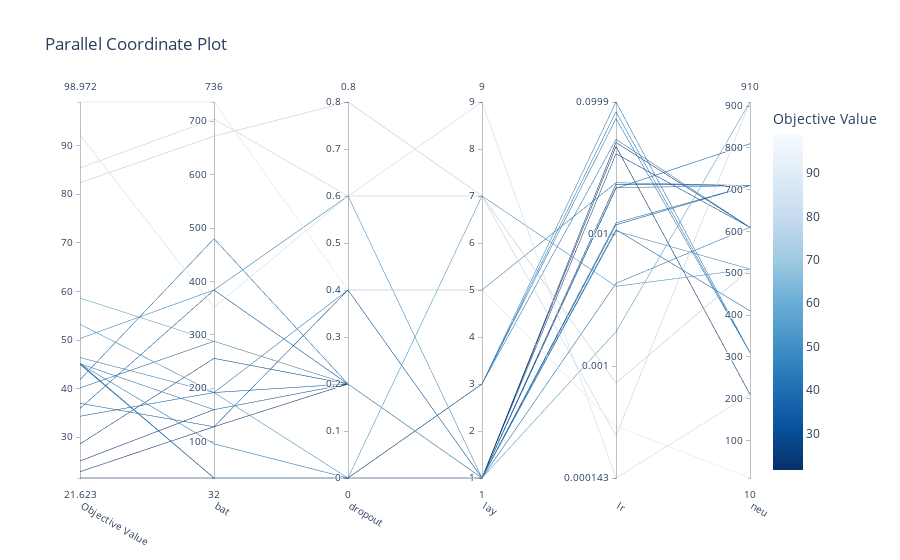
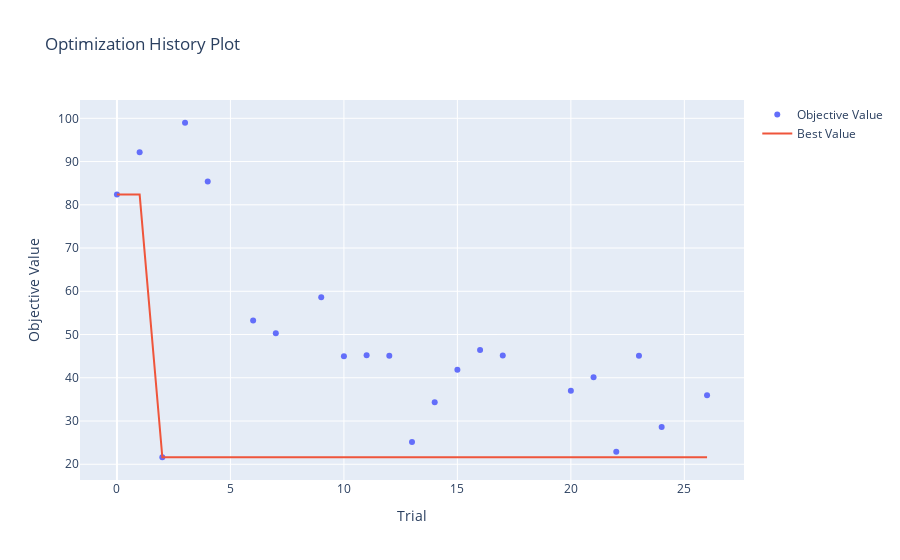
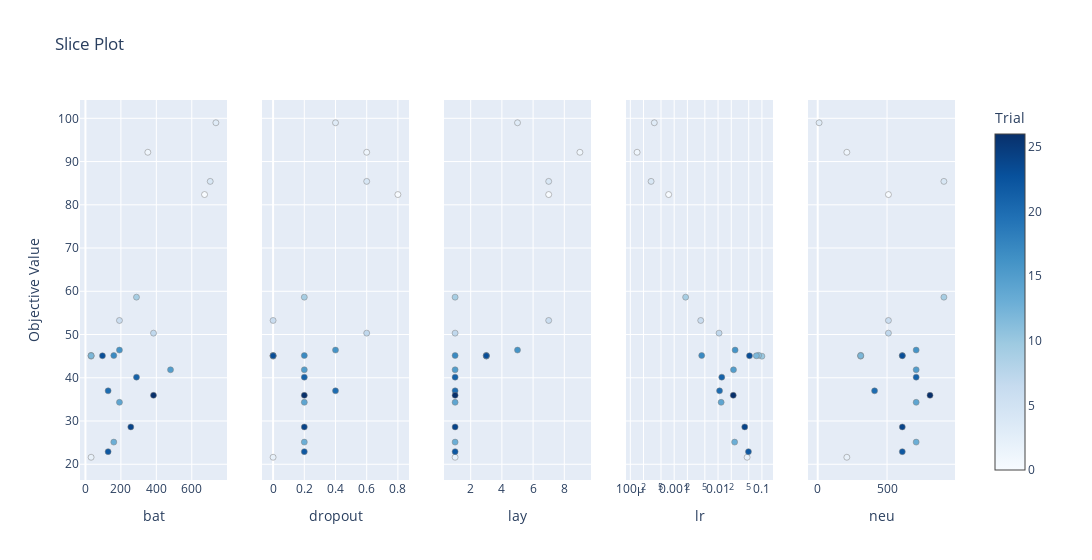
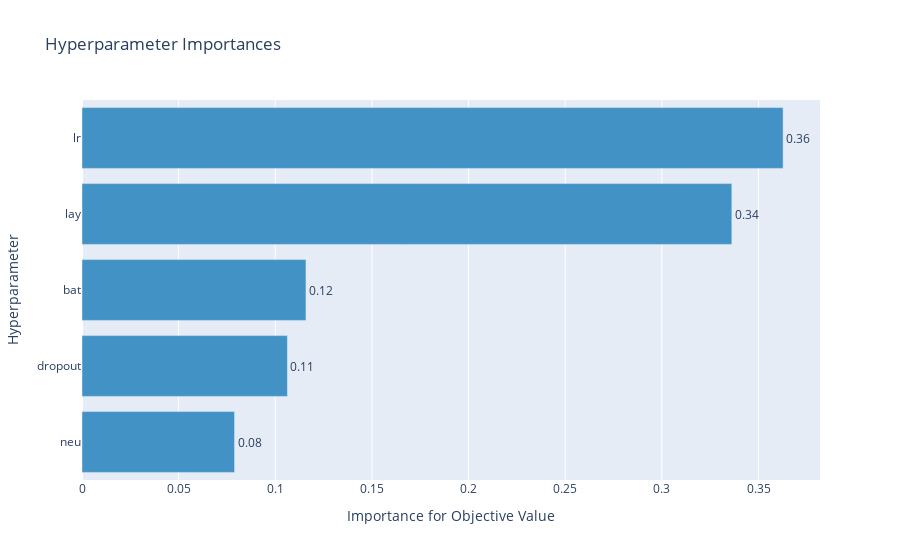

The cell these charts' notebook holds for them, in order:
### Code cell
from IPython.display import display
fig = optuna.visualization.plot_parallel_coordinate(study)
display(fig)
fig = optuna.visualization.plot_optimization_history(study)
display(fig)
fig = optuna.visualization.plot_slice(study)
display(fig)
fig = optuna.visualization.plot_param_importances(study)
display(fig)

### Figure 1 — Plotly figure (JSON) as saved in the notebook; plotly's stock layout.template omitted (floating-point values rounded to 4 significant figures)
{"data": [{"dimensions": [{"label": "Objective Value", "range": [21.62, 98.97], "values": [82.37, 92.15, 21.62, 98.97, 85.41, 53.25, 50.32, 58.64, 44.99, 45.18, 45.09, 25.12, 34.33, 41.85, 46.41, 45.14, 36.98, 40.15, 22.92, 45.09, 28.63, 35.94]}, {"label": "bat", "range": [32, 736], "values": [672, 352, 32, 736, 704, 192, 384, 288, 32, 32, 32, 160, 192, 480, 192, 160, 128, 288, 128, 96, 256, 384]}, {"label": "dropout", "range": [0, 0.8], "values": [0.8, 0.6, 0, 0.4, 0.6, 0, 0.6, 0.2, 0, 0, 0, 0.2, 0.2, 0.2, 0.4, 0.2, 0.4, 0.2, 0.2, 0, 0.2, 0.2]}, {"label": "lay", "range": [1, 9], "values": [7, 9, 1, 5, 7, 7, 1, 1, 3, 3, 3, 1, 1, 1, 5, 1, 1, 1, 1, 3, 1, 1]}, {"label": "lr", "range": [-3.846, -1.0], "ticktext": ["0.000143", "0.001", "0.01", "0.0999"], "tickvals": [-3.846, -3, -2, -1.0], "values": [-3.127, -3.846, -1.337, -3.453, -3.527, -2.395, -1.977, -2.739, -1.0, -1.075, -1.127, -1.622, -1.93, -1.648, -1.611, -2.373, -1.966, -1.915, -1.307, -1.283, -1.392, -1.654]}, {"label": "neu", "range": [10, 910], "values": [510, 210, 210, 10, 910, 510, 510, 910, 310, 310, 310, 710, 710, 710, 710, 610, 410, 710, 610, 610, 610, 810]}], "labelangle": 30, "labelside": "bottom", "line": {"color": [82.37, 92.15, 21.62, 98.97, 85.41, 53.25, 50.32, 58.64, 44.99, 45.18, 45.09, 25.12, 34.33, 41.85, 46.41, 45.14, 36.98, 40.15, 22.92, 45.09, 28.63, 35.94], "colorbar": {"title": {"text": "Objective Value"}}, "colorscale": [[0, "rgb(247,251,255)"], [0.125, "rgb(222,235,247)"], [0.25, "rgb(198,219,239)"], [0.375, "rgb(158,202,225)"], [0.5, "rgb(107,174,214)"], [0.625, "rgb(66,146,198)"], [0.75, "rgb(33,113,181)"], [0.875, "rgb(8,81,156)"], [1, "rgb(8,48,107)"]], "reversescale": true, "showscale": true}, "type": "parcoords"}], "layout": {"title": {"text": "Parallel Coordinate Plot"}}}

### Figure 2 — Plotly figure (JSON) as saved in the notebook; plotly's stock layout.template omitted (floating-point values rounded to 4 significant figures)
{"data": [{"mode": "markers", "name": "Objective Value", "type": "scatter", "x": [0, 1, 2, 3, 4, 6, 7, 9, 10, 11, 12, 13, 14, 15, 16, 17, 20, 21, 22, 23, 24, 26], "y": [82.37, 92.15, 21.62, 98.97, 85.41, 53.25, 50.32, 58.64, 44.99, 45.18, 45.09, 25.12, 34.33, 41.85, 46.41, 45.14, 36.98, 40.15, 22.92, 45.09, 28.63, 35.94]}, {"name": "Best Value", "type": "scatter", "x": [0, 1, 2, 3, 4, 6, 7, 9, 10, 11, 12, 13, 14, 15, 16, 17, 20, 21, 22, 23, 24, 26], "y": [82.37, 82.37, 21.62, 21.62, 21.62, 21.62, 21.62, 21.62, 21.62, 21.62, 21.62, 21.62, 21.62, 21.62, 21.62, 21.62, 21.62, 21.62, 21.62, 21.62, 21.62, 21.62]}], "layout": {"title": {"text": "Optimization History Plot"}, "xaxis": {"title": {"text": "Trial"}}, "yaxis": {"title": {"text": "Objective Value"}}}}

### Figure 3 — Plotly figure (JSON) as saved in the notebook; plotly's stock layout.template omitted (floating-point values rounded to 4 significant figures)
{"data": [{"marker": {"color": [0, 1, 2, 3, 4, 6, 7, 9, 10, 11, 12, 13, 14, 15, 16, 17, 20, 21, 22, 23, 24, 26], "colorbar": {"title": {"text": "Trial"}, "x": 1, "xpad": 40}, "colorscale": [[0, "rgb(247,251,255)"], [0.125, "rgb(222,235,247)"], [0.25, "rgb(198,219,239)"], [0.375, "rgb(158,202,225)"], [0.5, "rgb(107,174,214)"], [0.625, "rgb(66,146,198)"], [0.75, "rgb(33,113,181)"], [0.875, "rgb(8,81,156)"], [1, "rgb(8,48,107)"]], "line": {"color": "Grey", "width": 0.5}, "showscale": true}, "mode": "markers", "showlegend": false, "type": "scatter", "x": [672, 352, 32, 736, 704, 192, 384, 288, 32, 32, 32, 160, 192, 480, 192, 160, 128, 288, 128, 96, 256, 384], "xaxis": "x", "y": [82.37, 92.15, 21.62, 98.97, 85.41, 53.25, 50.32, 58.64, 44.99, 45.18, 45.09, 25.12, 34.33, 41.85, 46.41, 45.14, 36.98, 40.15, 22.92, 45.09, 28.63, 35.94], "yaxis": "y"}, {"marker": {"color": [0, 1, 2, 3, 4, 6, 7, 9, 10, 11, 12, 13, 14, 15, 16, 17, 20, 21, 22, 23, 24, 26], "colorbar": {"title": {"text": "Trial"}, "x": 1, "xpad": 40}, "colorscale": [[0, "rgb(247,251,255)"], [0.125, "rgb(222,235,247)"], [0.25, "rgb(198,219,239)"], [0.375, "rgb(158,202,225)"], [0.5, "rgb(107,174,214)"], [0.625, "rgb(66,146,198)"], [0.75, "rgb(33,113,181)"], [0.875, "rgb(8,81,156)"], [1, "rgb(8,48,107)"]], "line": {"color": "Grey", "width": 0.5}, "showscale": false}, "mode": "markers", "showlegend": false, "type": "scatter", "x": [0.8, 0.6, 0, 0.4, 0.6, 0, 0.6, 0.2, 0, 0, 0, 0.2, 0.2, 0.2, 0.4, 0.2, 0.4, 0.2, 0.2, 0, 0.2, 0.2], "xaxis": "x2", "y": [82.37, 92.15, 21.62, 98.97, 85.41, 53.25, 50.32, 58.64, 44.99, 45.18, 45.09, 25.12, 34.33, 41.85, 46.41, 45.14, 36.98, 40.15, 22.92, 45.09, 28.63, 35.94], "yaxis": "y2"}, {"marker": {"color": [0, 1, 2, 3, 4, 6, 7, 9, 10, 11, 12, 13, 14, 15, 16, 17, 20, 21, 22, 23, 24, 26], "colorbar": {"title": {"text": "Trial"}, "x": 1, "xpad": 40}, "colorscale": [[0, "rgb(247,251,255)"], [0.125, "rgb(222,235,247)"], [0.25, "rgb(198,219,239)"], [0.375, "rgb(158,202,225)"], [0.5, "rgb(107,174,214)"], [0.625, "rgb(66,146,198)"], [0.75, "rgb(33,113,181)"], [0.875, "rgb(8,81,156)"], [1, "rgb(8,48,107)"]], "line": {"color": "Grey", "width": 0.5}, "showscale": false}, "mode": "markers", "showlegend": false, "type": "scatter", "x": [7, 9, 1, 5, 7, 7, 1, 1, 3, 3, 3, 1, 1, 1, 5, 1, 1, 1, 1, 3, 1, 1], "xaxis": "x3", "y": [82.37, 92.15, 21.62, 98.97, 85.41, 53.25, 50.32, 58.64, 44.99, 45.18, 45.09, 25.12, 34.33, 41.85, 46.41, 45.14, 36.98, 40.15, 22.92, 45.09, 28.63, 35.94], "yaxis": "y3"}, {"marker": {"color": [0, 1, 2, 3, 4, 6, 7, 9, 10, 11, 12, 13, 14, 15, 16, 17, 20, 21, 22, 23, 24, 26], "colorbar": {"title": {"text": "Trial"}, "x": 1, "xpad": 40}, "colorscale": [[0, "rgb(247,251,255)"], [0.125, "rgb(222,235,247)"], [0.25, "rgb(198,219,239)"], [0.375, "rgb(158,202,225)"], [0.5, "rgb(107,174,214)"], [0.625, "rgb(66,146,198)"], [0.75, "rgb(33,113,181)"], [0.875, "rgb(8,81,156)"], [1, "rgb(8,48,107)"]], "line": {"color": "Grey", "width": 0.5}, "showscale": false}, "mode": "markers", "showlegend": false, "type": "scatter", "x": [0.0007468, 0.0001426, 0.04598, 0.000352, 0.0002973, 0.004028, 0.01054, 0.001824, 0.09993, 0.08415, 0.07463, 0.02387, 0.01176, 0.02247, 0.02447, 0.00424, 0.01081, 0.01216, 0.0493, 0.05207, 0.04055, 0.0222], "xaxis": "x4", "y": [82.37, 92.15, 21.62, 98.97, 85.41, 53.25, 50.32, 58.64, 44.99, 45.18, 45.09, 25.12, 34.33, 41.85, 46.41, 45.14, 36.98, 40.15, 22.92, 45.09, 28.63, 35.94], "yaxis": "y4"}, {"marker": {"color": [0, 1, 2, 3, 4, 6, 7, 9, 10, 11, 12, 13, 14, 15, 16, 17, 20, 21, 22, 23, 24, 26], "colorbar": {"title": {"text": "Trial"}, "x": 1, "xpad": 40}, "colorscale": [[0, "rgb(247,251,255)"], [0.125, "rgb(222,235,247)"], [0.25, "rgb(198,219,239)"], [0.375, "rgb(158,202,225)"], [0.5, "rgb(107,174,214)"], [0.625, "rgb(66,146,198)"], [0.75, "rgb(33,113,181)"], [0.875, "rgb(8,81,156)"], [1, "rgb(8,48,107)"]], "line": {"color": "Grey", "width": 0.5}, "showscale": false}, "mode": "markers", "showlegend": false, "type": "scatter", "x": [510, 210, 210, 10, 910, 510, 510, 910, 310, 310, 310, 710, 710, 710, 710, 610, 410, 710, 610, 610, 610, 810], "xaxis": "x5", "y": [82.37, 92.15, 21.62, 98.97, 85.41, 53.25, 50.32, 58.64, 44.99, 45.18, 45.09, 25.12, 34.33, 41.85, 46.41, 45.14, 36.98, 40.15, 22.92, 45.09, 28.63, 35.94], "yaxis": "y5"}], "layout": {"title": {"text": "Slice Plot"}, "width": 1500, "xaxis": {"anchor": "y", "domain": [0, 0.168], "title": {"text": "bat"}}, "xaxis2": {"anchor": "y2", "domain": [0.208, 0.376], "title": {"text": "dropout"}}, "xaxis3": {"anchor": "y3", "domain": [0.416, 0.584], "title": {"text": "lay"}}, "xaxis4": {"anchor": "y4", "domain": [0.624, 0.792], "title": {"text": "lr"}, "type": "log"}, "xaxis5": {"anchor": "y5", "domain": [0.832, 1], "title": {"text": "neu"}}, "yaxis": {"anchor": "x", "domain": [0, 1], "title": {"text": "Objective Value"}}, "yaxis2": {"anchor": "x2", "domain": [0, 1], "matches": "y", "showticklabels": false}, "yaxis3": {"anchor": "x3", "domain": [0, 1], "matches": "y", "showticklabels": false}, "yaxis4": {"anchor": "x4", "domain": [0, 1], "matches": "y", "showticklabels": false}, "yaxis5": {"anchor": "x5", "domain": [0, 1], "matches": "y", "showticklabels": false}}}

### Figure 4 — Plotly figure (JSON) as saved in the notebook; plotly's stock layout.template omitted (floating-point values rounded to 4 significant figures)
{"data": [{"cliponaxis": false, "hovertemplate": ["neu (IntDistribution): 0.07893176934922923<extra></extra>", "dropout (FloatDistribution): 0.10626447194584397<extra></extra>", "bat (IntDistribution): 0.1158744019105534<extra></extra>", "lay (IntDistribution): 0.3362056502717666<extra></extra>", "lr (FloatDistribution): 0.3627237065226068<extra></extra>"], "marker": {"color": "rgb(66,146,198)"}, "orientation": "h", "text": ["0.08", "0.11", "0.12", "0.34", "0.36"], "textposition": "outside", "type": "bar", "x": [0.07893, 0.1063, 0.1159, 0.3362, 0.3627], "y": ["neu", "dropout", "bat", "lay", "lr"]}], "layout": {"showlegend": false, "title": {"text": "Hyperparameter Importances"}, "xaxis": {"title": {"text": "Importance for Objective Value"}}, "yaxis": {"title": {"text": "Hyperparameter"}}}}
